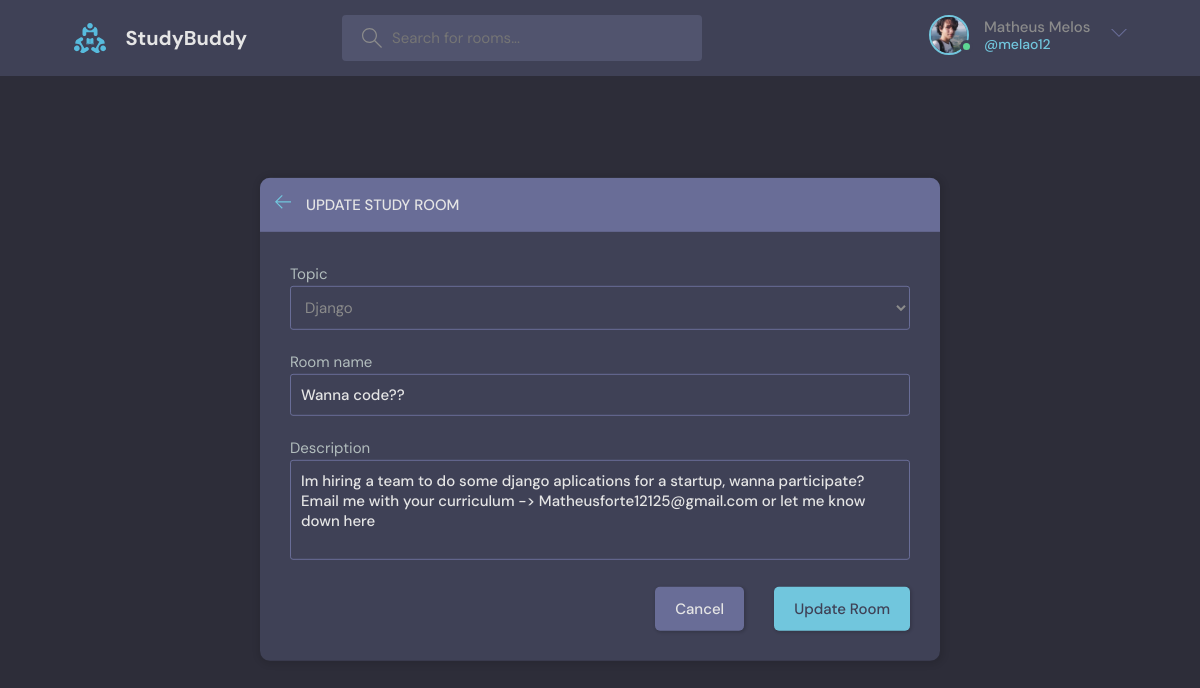
The app's page /update-room/1/ (signed in) with its own data.
### base/models.py (models this page shows, shortened)
class User(AbstractUser):
    name = models.CharField(max_length=200, null=True)
    email = models.EmailField(null=True, unique=True)
    bio = models.TextField(null=True)
    avatar = models.ImageField(null=True, default="avatar.svg")
    USERNAME_FIELD = 'email'
    REQUIRED_FIELDS = ['username']

class Room(models.Model):
    host = models.ForeignKey(User, on_delete=models.SET_NULL, null=True)
    topic = models.ForeignKey(Topic, on_delete=models.SET_NULL, null=True)
    name = models.CharField(max_length=200)
    participants = models.ManyToManyField(User, related_name='participants', blank=True)
    description = models.TextField(null=True, blank=True)
    updated = models.DateTimeField(auto_now=True)
    created = models.DateTimeField(auto_now_add=True)
    class Meta:
        ordering = ['-updated', '-created']

### base/views.py (the view)
# urls.py: path('update-room/<str:pk>/', views.updateRoom, name="update-room"),
@login_required(login_url='login')
def updateRoom(request, pk):
    room = Room.objects.get(id=pk)
    form = RoomForm(instance=room)  # Dados pre preenchidos com base no queryset room. Desde que o valores coincidam com os campos
    form.fields['name'].label = 'Room name'
    if request.user != room.host:
        return HttpResponse("You are not allowed here!")
    if request.method == "POST":
        form = RoomForm(request.POST, instance=room)
        if form.is_valid():
            form.save()
            flash_message.success(request, 'Room updated with sucess')
            return(redirect('home'))
    context = {'room': room, 'form': form, 'action': 'Update'}
    return render(request, 'base/global/room_form.html', context=context)

### base/forms.py
class RoomForm(ModelForm):
    class Meta: # Fornece Metadados
        model = Room
        fields = '__all__' # Poderia ser uma lista
        exclude = ['host', 'participants'] # Mas podemos deixar alguns itens de forma deste modo

### base/models.py (called while the page is built)
    def __str__(self):
        return self.name

### base/templates/base/global/room_form.html (shortened to what this page needs)
{% extends '../global/main.html' %}
{% block content %}
<body>
  <main class="create-room layout">
    <div class="container">
      <div class="layout__box">
        <div class="layout__boxHeader">
          <div class="layout__boxTitle">
            <a href="{{request.META.HTTP_REFERER}}">
              <svg version="1.1" xmlns="http://www.w3.org/2000/svg" width="32" height="32" viewBox="0 0 32 32">
                <title>arrow-left</title>
                <path
                  d="M13.723 2.286l-13.723 13.714 13.719 13.714 1.616-1.611-10.96-10.96h27.625v-2.286h-27.625l10.965-10.965-1.616-1.607z">
                </path>
              </svg>
            </a>
            <h3>{{action}} Study Room</h3>
          </div>
        </div>
        <div class="layout__body">
          <form class="form" action="" method="POST">
            {% for field in form %}
            <div class="form__group">
              <label for="id_{{field.name}}">{{field.label}}
                {{field}}
              </label>
            </div>
            {% endfor %}
            <div class="form__action">
              <a class="btn btn--dark" href="{{request.META.HTTP_REFERER}}">Cancel</a>
              <button class="btn btn--main" type="submit">{{action}} Room</button>
            </div>
          </form>
        </div>
      </div>
    </div>
  </main>
</body>
{% endblock %}

### base/templates/base/partial/navbar.html (shortened to what this page needs)
{% load static %}
{% block content %}
<header class="header header--loggedIn">
    <div class="container">
      <a href="{% url 'home' %}" class="header__logo">
        <img src="{% static 'images/logo.svg' %}" />
        <h1>StudyBuddy</h1>
      </a>
      <form class="header__search" method="GET" action="{% url 'home' %}">
        <label>
          <input name="q" placeholder="Search for rooms..." />
        </label>
      </form>
      <nav class="header__menu">
        {% if request.user.is_authenticated %}
        <div class="header__user">
          <a href="{% url 'profile' request.user.id %}">
            <div class="avatar avatar--medium active">
              <img src="{{request.user.avatar.url}}" />
            </div>
            <p>{{request.user.name}} <span>@{{request.user.username}}</span></p>
          </a>
          <button class="dropdown-button">
            <svg version="1.1" xmlns="http://www.w3.org/2000/svg" width="32" height="32" viewBox="0 0 32 32">
              <title>chevron-down</title>
              <path d="M16 21l-13-13h-3l16 16 16-16h-3l-13 13z"></path>
            </svg>
          </button>
        </div>
        {% else %}
        <a href="{% url 'login' %}">
          <img src="{% static 'images/avatar.svg' %}" />
          <p>Login</p>
        </a>
        {% endif %}
      </nav>
    </div>
  </header>
{% endblock %}

### records on screen
User: user.avatar (picture), user.name "Matheus Melos", user.username "melao12"
Room: form "Django" "Wanna code??" "Im hiring a team to do some django aplications for a startup, wanna participate? Email me with your curriculum -> Matheusforte12125@gmail.com or let me know down here"

### other values on screen
{{ action }} "UPDATE"
{{ field.label }} "Topic" "Room name" "Description"
{{ action }} "Update"
